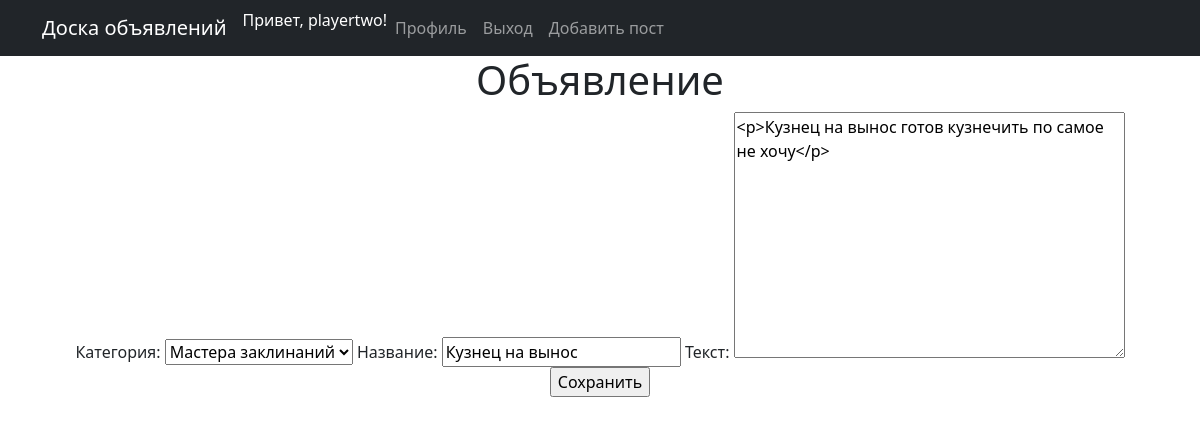
/posts/edit/2/ (signed in), run on the app's committed database.
### board/models.py (models this page shows, shortened)
class Post(models.Model):
    author = models.ForeignKey(User, on_delete=models.CASCADE, verbose_name='Автор')
    LIST_CHOICE = [
        ('Tanks', 'Танки'),
        ('Healers', 'Хилы'),
        ('DD', 'ДД'),
        ('Traders', 'Торговцы'),
        ('GM', 'Гилдмастеры'),
        ('QG', 'Квестгиверы'),
        ('Smiths', 'Кузнецы'),
        ('Leatherworkers', 'Кожевники'),
        ('Potions', 'Зельевары'),
        ('Spell', 'Мастера заклинаний')
    ]
    category = models.CharField(max_length=18, choices=LIST_CHOICE, verbose_name='Категория')
    title = models.CharField(max_length=256, verbose_name='Название')
    content = RichTextUploadingField(config_name='special', verbose_name='Текст', null=True)
    data_creation = models.DateTimeField(auto_now_add=True, verbose_name='Время создания')

### board/views.py (the view)
# urls.py: path('posts/edit/<int:post_id>/', views.edit_post, name='edit_post'),
def edit_post(request, post_id=None):  # редактировать объявление
    item = get_object_or_404(Post, id=post_id)
    form = PostForm(request.POST or None, instance=item)
    if form.is_valid():
        form.save()
        return redirect('posts_profile')
    return render(request, 'posts/post_form.html', {'form': form})

### board/forms.py (shortened to what this page needs)
class PostForm(ModelForm):      # форма для создания поста
    class Meta:
        model = Post
        fields = [
            'category',
            'title',
            'content',
        ]

### templates/posts/post_form.html (shortened to what this page needs)
{% extends 'flatpages/default.html' %}
{% block content %}
 <h1>Объявление</h1>
<form action="" method="POST">
    {{ form }}
    <br>
    <input type="submit" value="Сохранить">
</form>
{% endblock content %}

### templates/flatpages/default.html (shortened to what this page needs)
<!DOCTYPE html>
{% load static %}
<html lang="ru">
    <head>
        <link href="{% static 'css/styles.css' %}" rel="stylesheet" />
    </head>
    <body>
        <nav class="navbar navbar-expand-lg navbar-dark bg-dark static-top">
           <div class="container">
               <a class="navbar-brand" href="/posts">Доска объявлений</a>
               <div class="collapse navbar-collapse" id="navbarResponsive">
                   <ul class="navbar-nav ml-auto">
				{% if request.user.is_authenticated %}
                    <li class="nav-item" style="color: #ffffff">Привет, {{ request.user.username }}!</li>
                    <li class="nav-item"><a class="nav-link" href="/profile/">Профиль</a></li>
                    <li class="nav-item"><a class="nav-link" href="/accounts/logout/">Выход</a></li>
                {% else %}
                     <li class="nav-item"><a class="nav-link" href="/accounts/login/">Пожалуйста, войдите на сайт.</a></li>
                {% endif %}
               {% if perms.board.change_post or perms.board.delete_post %}
					<li class="nav-item"><a class="nav-link" href="/posts/add/">Добавить пост</a>
                       </li>
               {% endif %}
                   </ul>
               </div>
           </div>
        </nav>
        <div class="container">
           <div class="row">
               <div class="col-lg-12 text-center">
               {% autoescape off %}
                   {% block content %}{% endblock content %}
               {% endautoescape %}
               </div>
           </div>
        </div>
    </body>
</html>

### data on the page
Post: category "Мастера заклинаний", title "Кузнец на вынос", content "<p>Кузнец на вынос готов кузнечить по самое не хочу</p>"

### other printed values
{{ request.user.username }} "playertwo"
